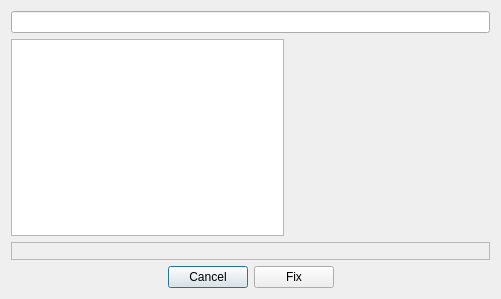
<?xml version="1.0" encoding="UTF-8"?>
<ui version="4.0">
 <class>fixForm</class>
 <widget class="QDialog" name="fixForm">
  <property name="geometry">
   <rect>
    <x>0</x>
    <y>0</y>
    <width>501</width>
    <height>299</height>
   </rect>
  </property>
  <property name="windowTitle">
   <string>FIX</string>
  </property>
  <layout class="QVBoxLayout" name="verticalLayout">
   <item>
    <widget class="QLineEdit" name="filenameLineEdit"/>
   </item>
   <item>
    <layout class="QHBoxLayout" name="horizontalLayout" stretch="2,1">
     <item>
      <widget class="QPlainTextEdit" name="infoTextEdit"/>
     </item>
     <item>
      <widget class="imageViewer" name="previewWidget" native="true">
       <property name="minimumSize">
        <size>
         <width>200</width>
         <height>120</height>
        </size>
       </property>
       <property name="maximumSize">
        <size>
         <width>200</width>
         <height>120</height>
        </size>
       </property>
      </widget>
     </item>
    </layout>
   </item>
   <item>
    <widget class="blockView" name="blocksReceivedFrame">
     <property name="minimumSize">
      <size>
       <width>0</width>
       <height>18</height>
      </size>
     </property>
     <property name="frameShape">
      <enum>QFrame::StyledPanel</enum>
     </property>
     <property name="frameShadow">
      <enum>QFrame::Sunken</enum>
     </property>
     <property name="lineWidth">
      <number>3</number>
     </property>
    </widget>
   </item>
   <item>
    <layout class="QHBoxLayout" name="horizontalLayout_2">
     <item>
      <spacer name="horizontalSpacer">
       <property name="orientation">
        <enum>Qt::Horizontal</enum>
       </property>
       <property name="sizeHint" stdset="0">
        <size>
         <width>40</width>
         <height>20</height>
        </size>
       </property>
      </spacer>
     </item>
     <item>
      <widget class="QPushButton" name="cancelPushButton">
       <property name="text">
        <string>Cancel</string>
       </property>
      </widget>
     </item>
     <item>
      <widget class="QPushButton" name="fixPushButton">
       <property name="text">
        <string>Fix</string>
       </property>
      </widget>
     </item>
     <item>
      <spacer name="horizontalSpacer_2">
       <property name="orientation">
        <enum>Qt::Horizontal</enum>
       </property>
       <property name="sizeHint" stdset="0">
        <size>
         <width>40</width>
         <height>20</height>
        </size>
       </property>
      </spacer>
     </item>
    </layout>
   </item>
  </layout>
 </widget>
 <customwidgets>
  <customwidget>
   <class>blockView</class>
   <extends>QFrame</extends>
   <header>widgets/blockview.h</header>
   <container>1</container>
  </customwidget>
  <customwidget>
   <class>imageViewer</class>
   <extends>QWidget</extends>
   <header>widgets/imageviewer.h</header>
   <container>1</container>
  </customwidget>
 </customwidgets>
 <resources/>
 <connections>
  <connection>
   <sender>cancelPushButton</sender>
   <signal>clicked()</signal>
   <receiver>fixForm</receiver>
   <slot>reject()</slot>
   <hints>
    <hint type="sourcelabel">
     <x>205</x>
     <y>275</y>
    </hint>
    <hint type="destinationlabel">
     <x>250</x>
     <y>149</y>
    </hint>
   </hints>
  </connection>
  <connection>
   <sender>fixPushButton</sender>
   <signal>clicked()</signal>
   <receiver>fixForm</receiver>
   <slot>accept()</slot>
   <hints>
    <hint type="sourcelabel">
     <x>296</x>
     <y>275</y>
    </hint>
    <hint type="destinationlabel">
     <x>250</x>
     <y>149</y>
    </hint>
   </hints>
  </connection>
 </connections>
</ui>
